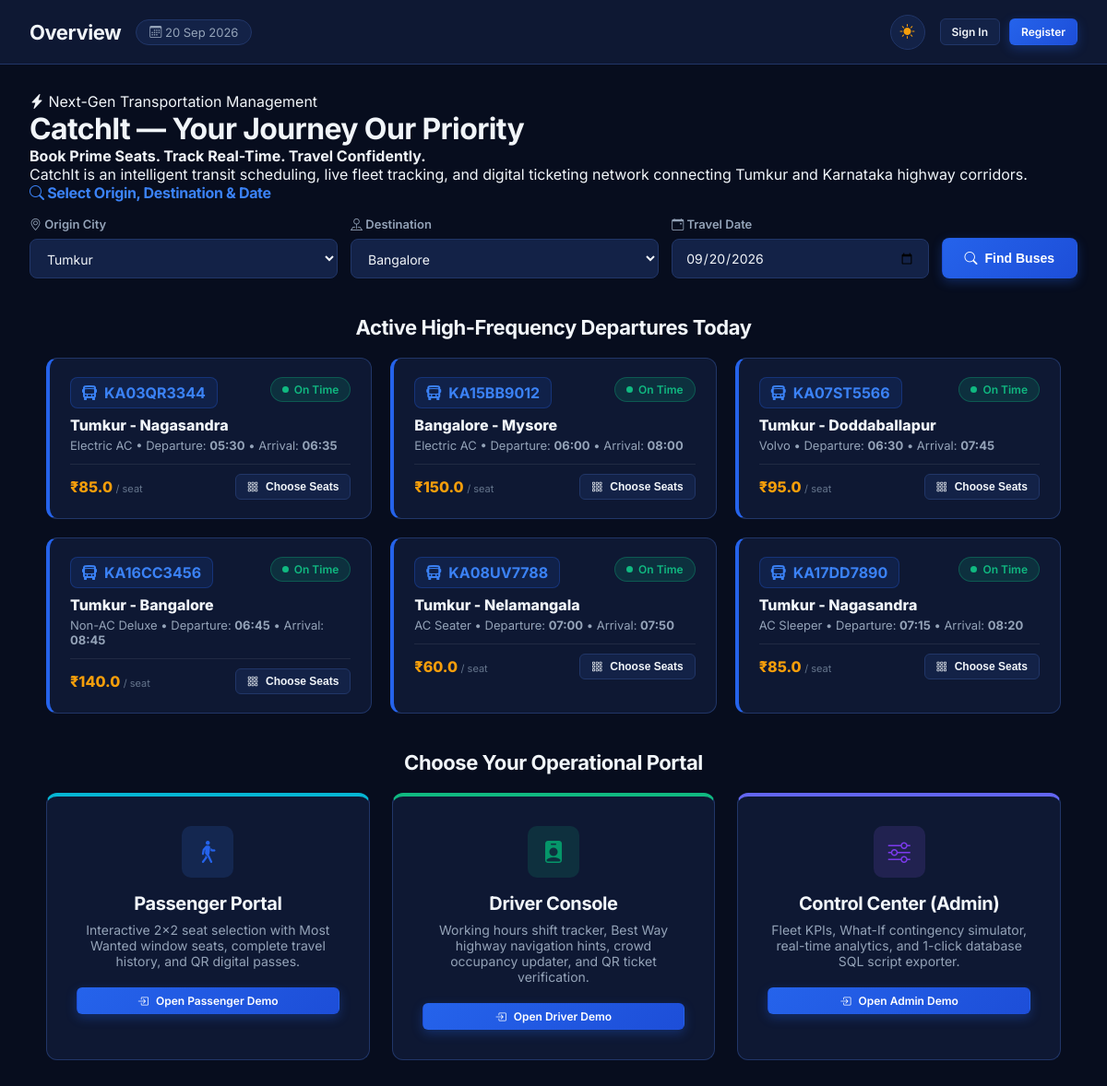
The page / on the database its author committed.
### tables this page shows
CREATE TABLE schedules (
        schedule_id INTEGER PRIMARY KEY AUTOINCREMENT,
        bus_id INTEGER NOT NULL,
        route_id INTEGER NOT NULL,
        driver_id INTEGER,
        departure_time TEXT NOT NULL,
        arrival_time TEXT NOT NULL,
        status TEXT NOT NULL DEFAULT 'On Time' CHECK(status IN ('On Time', 'Delayed', 'Cancelled', 'Not Started')),
        occupancy TEXT NOT NULL DEFAULT 'Low' CHECK(occupancy IN ('Low', 'Medium', 'High', 'Full')),
        delay_minutes INTEGER NOT NULL DEFAULT 0,
        delay_reason TEXT,
        fare REAL NOT NULL DEFAULT 120.0,
        FOREIGN KEY (bus_id) REFERENCES buses(bus_id),
        FOREIGN KEY (route_id) REFERENCES routes(route_id),
        FOREIGN KEY (driver_id) REFERENCES users(id)
    );

CREATE TABLE buses (
        bus_id INTEGER PRIMARY KEY AUTOINCREMENT,
        bus_number TEXT UNIQUE NOT NULL,
        bus_type TEXT NOT NULL,
        capacity INTEGER NOT NULL,
        status TEXT NOT NULL DEFAULT 'Active' CHECK(status IN ('Active', 'Maintenance', 'Out of Service'))
    );

CREATE TABLE routes (
        route_id INTEGER PRIMARY KEY AUTOINCREMENT,
        route_name TEXT NOT NULL,
        source TEXT NOT NULL,
        destination TEXT NOT NULL,
        distance_km INTEGER NOT NULL,
        base_fare REAL NOT NULL DEFAULT 80.0
    );

### app.py (the view)
@app.route('/')
def index():
    conn = get_db()
    cursor = conn.cursor()
    cursor.execute("""
    SELECT s.*, b.bus_number, b.bus_type, r.route_name, r.source, r.destination, r.distance_km, r.base_fare
    FROM schedules s
    JOIN buses b ON s.bus_id = b.bus_id
    JOIN routes r ON s.route_id = r.route_id
    ORDER BY s.departure_time ASC
    LIMIT 6
    """)
    featured = cursor.fetchall()
    conn.close()
    return render_template('index.html', featured=featured)

### app.py (called while the page is built)
@app.context_processor
def inject_user():
    return {
        'current_user': {
            'id': session.get('user_id'),
            'name': session.get('name', 'Guest'),
            'email': session.get('email'),
            'role': session.get('role'),
            'license_number': session.get('license_number')
        },
        'today_date': datetime.now().strftime("%d %b %Y"),
        'today_iso': date.today().isoformat()
    }

### models.py (called while the page is built)
def using_mysql():
    return DATABASE_BACKEND == 'mysql'

def dict_factory(cursor, row):
    fields = [col[0] for col in cursor.description]
    return {key: value for key, value in zip(fields, row)}

def get_db():
    if using_mysql():
        _ensure_mysql_database()
        return _mysql_connection()
    conn = sqlite3.connect(DB_PATH)
    conn.row_factory = dict_factory
    conn.execute("PRAGMA foreign_keys = ON")
    return conn

### templates/index.html (shortened to what this page needs)
{% extends "base.html" %}
{% block page_title %}Overview{% endblock %}
{% block content %}
<div class="landing-hero">
    <div class="hero-badge">
        <i class="bi bi-lightning-charge-fill"></i> Next-Gen Transportation Management
    </div>
    <h1 class="hero-title">
        Catch<span>It</span> — Your Journey Our Priority
    </h1>
    <p class="hero-lead">
        <strong>Book Prime Seats. Track Real-Time. Travel Confidently.</strong><br>
        CatchIt is an intelligent transit scheduling, live fleet tracking, and digital ticketing network connecting Tumkur and Karnataka highway corridors.
    </p>
    <div class="hero-search-card">
        <h3 style="font-size: 16px; margin-bottom: 16px; text-align: left; color: var(--primary-light);">
            <i class="bi bi-search"></i> Select Origin, Destination & Date
        </h3>
        <div style="display: grid; grid-template-columns: 1.2fr 1.2fr 1fr auto; gap: 14px; align-items: flex-end;">
            <div class="form-group" style="margin-bottom: 0; text-align: left;">
                <label class="form-label"><i class="bi bi-geo-alt"></i> Origin City</label>
                <select id="home_source" class="form-control">
                    <option value="Tumkur" selected>Tumkur</option>
                </select>
            </div>
            <div class="form-group" style="margin-bottom: 0; text-align: left;">
                <label class="form-label"><i class="bi bi-pin-map"></i> Destination</label>
                <select id="home_dest" class="form-control">
                    <option value="Bangalore" selected>Bangalore</option>
                </select>
            </div>
            <div class="form-group" style="margin-bottom: 0; text-align: left;">
                <label class="form-label"><i class="bi bi-calendar-event"></i> Travel Date</label>
                <input type="date" id="search_date" class="form-control" value="{{ today_iso }}" min="{{ today_iso }}">
            </div>
            <button class="btn btn-primary" style="height: 44px; padding: 0 24px;" onclick="searchBuses('home_source', 'home_dest', 'home_search_results')">
                <i class="bi bi-search"></i> Find Buses
            </button>
        </div>
    </div>
</div>
<div style="max-width: 1100px; margin: 40px auto 20px auto;">
    <h2 style="font-size: 22px; margin-bottom: 20px; text-align: center;">Active High-Frequency Departures Today</h2>
    <div style="display: grid; grid-template-columns: repeat(auto-fit, minmax(320px, 1fr)); gap: 20px;">
        {% for f in featured %}
        <div class="stat-card" style="border-left: 4px solid var(--primary);">
            <div style="display: flex; justify-content: space-between; align-items: flex-start; margin-bottom: 8px;">
                <span class="bus-vehicle-badge"><i class="bi bi-bus-front-fill"></i> {{ f.bus_number }}</span>
                <span class="badge {% if f.status == 'On Time' %}badge-ontime{% elif f.status == 'Delayed' %}badge-delayed{% else %}badge-cancelled{% endif %}">
                    <span class="badge-dot"></span> {{ f.status }}
                </span>
            </div>
            <div style="font-size: 16px; font-weight: 800; margin-bottom: 4px; color: var(--text-main);">{{ f.route_name }}</div>
            <div style="font-size: 13px; color: var(--text-muted); margin-bottom: 12px;">
                {{ f.bus_type }} • Departure: <strong>{{ f.departure_time }}</strong> • Arrival: <strong>{{ f.arrival_time }}</strong>
            </div>
            <div style="display: flex; justify-content: space-between; align-items: center; border-top: 1px solid var(--border-light); padding-top: 10px;">
                <span style="font-size: 16px; font-weight: 800; color: var(--accent-gold);">₹{{ f.fare }} <small style="font-size: 11px; color: var(--text-dim); font-weight: normal;">/ seat</small></span>
                <button class="btn btn-secondary btn-sm" onclick="openSeatSelector({{ f.schedule_id }}, '{{ f.bus_number }}', '{{ f.route_name }}', {{ f.fare }}, '{{ today_iso }}')">
                    <i class="bi bi-grid-3x3-gap"></i> Choose Seats
                </button>
            </div>
        </div>
        {% endfor %}
    </div>
</div>
<div style="max-width: 1100px; margin: 40px auto 20px auto;">
    <h2 style="font-size: 22px; margin-bottom: 20px; text-align: center;">Choose Your Operational Portal</h2>
    <div style="display: grid; grid-template-columns: repeat(auto-fit, minmax(300px, 1fr)); gap: 24px;">
        <div class="panel" style="text-align: center; padding: 32px; border-top: 4px solid var(--accent-cyan);">
            <div class="stat-icon blue" style="margin: 0 auto 16px auto; width: 56px; height: 56px; font-size: 24px;">
                <i class="bi bi-person-walking"></i>
            </div>
            <h3 style="font-size: 20px; margin-bottom: 8px;">Passenger Portal</h3>
            <p style="color: var(--text-muted); font-size: 14px; margin-bottom: 20px;">
                Interactive 2x2 seat selection with Most Wanted window seats, complete travel history, and QR digital passes.
            </p>
            <a href="{{ url_for('demo_login', role='passenger') }}" class="btn btn-primary btn-sm" style="width: 100%;">
                <i class="bi bi-box-arrow-in-right"></i> Open Passenger Demo
            </a>
        </div>
        <div class="panel" style="text-align: center; padding: 32px; border-top: 4px solid var(--status-ontime);">
            <div class="stat-icon green" style="margin: 0 auto 16px auto; width: 56px; height: 56px; font-size: 24px;">
                <i class="bi bi-person-badge-fill"></i>
            </div>
            <h3 style="font-size: 20px; margin-bottom: 8px;">Driver Console</h3>
            <p style="color: var(--text-muted); font-size: 14px; margin-bottom: 20px;">
                Working hours shift tracker, Best Way highway navigation hints, crowd occupancy updater, and QR ticket verification.
            </p>
            <a href="{{ url_for('demo_login', role='driver') }}" class="btn btn-primary btn-sm" style="width: 100%;">
                <i class="bi bi-box-arrow-in-right"></i> Open Driver Demo
            </a>
        </div>
        <div class="panel" style="text-align: center; padding: 32px; border-top: 4px solid var(--accent-indigo);">
            <div class="stat-icon purple" style="margin: 0 auto 16px auto; width: 56px; height: 56px; font-size: 24px;">
                <i class="bi bi-sliders"></i>
            </div>
            <h3 style="font-size: 20px; margin-bottom: 8px;">Control Center (Admin)</h3>
            <p style="color: var(--text-muted); font-size: 14px; margin-bottom: 20px;">
                Fleet KPIs, What-If contingency simulator, real-time analytics, and 1-click database SQL script exporter.
            </p>
            <a href="{{ url_for('demo_login', role='admin') }}" class="btn btn-primary btn-sm" style="width: 100%;">
                <i class="bi bi-box-arrow-in-right"></i> Open Admin Demo
            </a>
        </div>
    </div>
</div>
{% endblock %}

### templates/base.html (shortened to what this page needs)
<!DOCTYPE html>
<html lang="en" data-theme="dark">
<head>
    <link rel="stylesheet" href="https://cdn.jsdelivr.net/npm/bootstrap-icons@1.11.3/font/bootstrap-icons.min.css">
    <link rel="stylesheet" href="https://unpkg.com/leaflet@1.9.4/dist/leaflet.css" />
    <link rel="stylesheet" href="{{ url_for('static', filename='css/style.css') }}">
</head>
<body class="{% if request.endpoint in ['login', 'register'] %}auth-body{% endif %}">
    <div class="app-container">
        <main class="main-content">
            <header class="topbar {% if request.endpoint in ['login', 'register'] %}auth-topbar{% endif %}">
                <div class="topbar-left">
                    {% if request.endpoint in ['login', 'register'] %}
                        <a class="auth-brand" href="{{ url_for('index') }}" aria-label="CatchIt home">
                            <span class="catchit-mark"><i class="bi bi-bus-front-fill"></i></span>
                            <span>Catch<span>It</span></span>
                        </a>
                    {% else %}
                        <h1 class="topbar-title">{% block page_title %}CatchIt{% endblock %}</h1>
                        <span class="topbar-date"><i class="bi bi-calendar3"></i> {{ today_date }}</span>
                    {% endif %}
                </div>
                <div class="topbar-right">
                    <button class="theme-toggle-btn" id="theme_toggle_btn" onclick="toggleTheme()" title="Toggle Dark/Light Mode">
                    </button>
                    {% if request.endpoint in ['login', 'register'] %}
                        <span class="auth-topbar-note">Smart travel, simply connected</span>
                    {% else %}
                        <div style="display: flex; gap: 10px;">
                            <a href="{{ url_for('login') }}" class="btn btn-secondary btn-sm">Sign In</a>
                            <a href="{{ url_for('register') }}" class="btn btn-primary btn-sm">Register</a>
                        </div>
                    {% endif %}
                </div>
            </header>
            <div class="page-body">
                {% block content %}{% endblock %}
            </div>
        </main>
    </div>
</body>
</html>

### rows shown on the page
schedules: bus_number "KA03QR3344", status "On Time", route_name "Tumkur - Nagasandra", bus_type "Electric AC", departure_time "05:30", arrival_time "06:35", fare "85.0"
schedules: bus_number "KA15BB9012", status "On Time", route_name "Bangalore - Mysore", bus_type "Electric AC", departure_time "06:00", arrival_time "08:00", fare "150.0"
schedules: bus_number "KA07ST5566", status "On Time", route_name "Tumkur - Doddaballapur", bus_type "Volvo", departure_time "06:30", arrival_time "07:45", fare "95.0"
schedules: bus_number "KA16CC3456", status "On Time", route_name "Tumkur - Bangalore", bus_type "Non-AC Deluxe", departure_time "06:45", arrival_time "08:45", fare "140.0"
schedules: bus_number "KA08UV7788", status "On Time", route_name "Tumkur - Nelamangala", bus_type "AC Seater", departure_time "07:00", arrival_time "07:50", fare "60.0"
schedules: bus_number "KA17DD7890", status "On Time", route_name "Tumkur - Nagasandra", bus_type "AC Sleeper", departure_time "07:15", arrival_time "08:20", fare "85.0"
